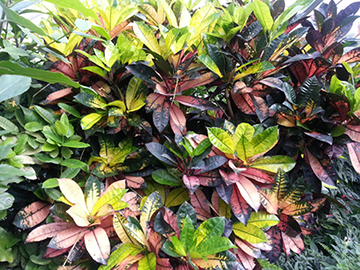
#> input picture 00 OpenCV Basics/filter_blur.jpg, 360 x 270 px
$ python day06-2-conv.py
#> lines starting #> are read from the running program, lines starting #| are printed output that depends on the picture
import cv2 as cv
import numpy as np


def do_conv(img, kernel):
    """
    apply kernel to the target image

    :param img: target image
    :param kernel: kernel matrix
    :return: new kernel applied image
    """

    h_half, w_half = kernel.shape[0] // 2, kernel.shape[1] // 2

    padded_shape = list(img.shape)
    padded_shape[0] += h_half * 2
    padded_shape[1] += w_half * 2

    padded_img = np.zeros(padded_shape, dtype=img.dtype)
    np.copyto(padded_img[h_half:h_half+img.shape[0], w_half:w_half+img.shape[1]], img)

    dst = np.zeros(img.shape, dtype=img.dtype)
    for i in range(dst.shape[0]):
        for j in range(dst.shape[1]):
            roi = padded_img[i:i+1+(h_half*2), j:j+1+(w_half*2)]
            dst[i, j] = (roi * kernel).sum()
    return dst


def blur():
    """
    blur image using average filter
    """

    img = cv.imread('filter_blur.jpg', cv.IMREAD_GRAYSCALE)
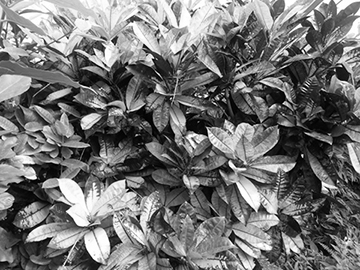
#> img: shape (270, 360); min 0, max 255, mean 116

    k = 9
    # average filter
    kernel = np.full((k, k), (1. / k**2))
    blurred_img = do_conv(img, kernel)
#> after the loop in do_conv, `for i in range(dst.shape[0]):`:
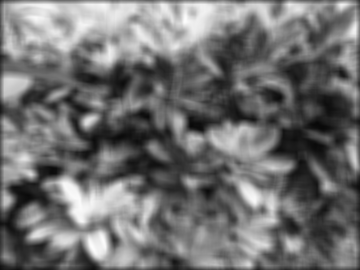
#> dst: shape (270, 360); min 8, max 253, mean 113.4

    cv.imshow('img', img)
    cv.imshow('blurred_img', blurred_img)
    cv.waitKey(0)


if __name__ == '__main__':
    blur()
